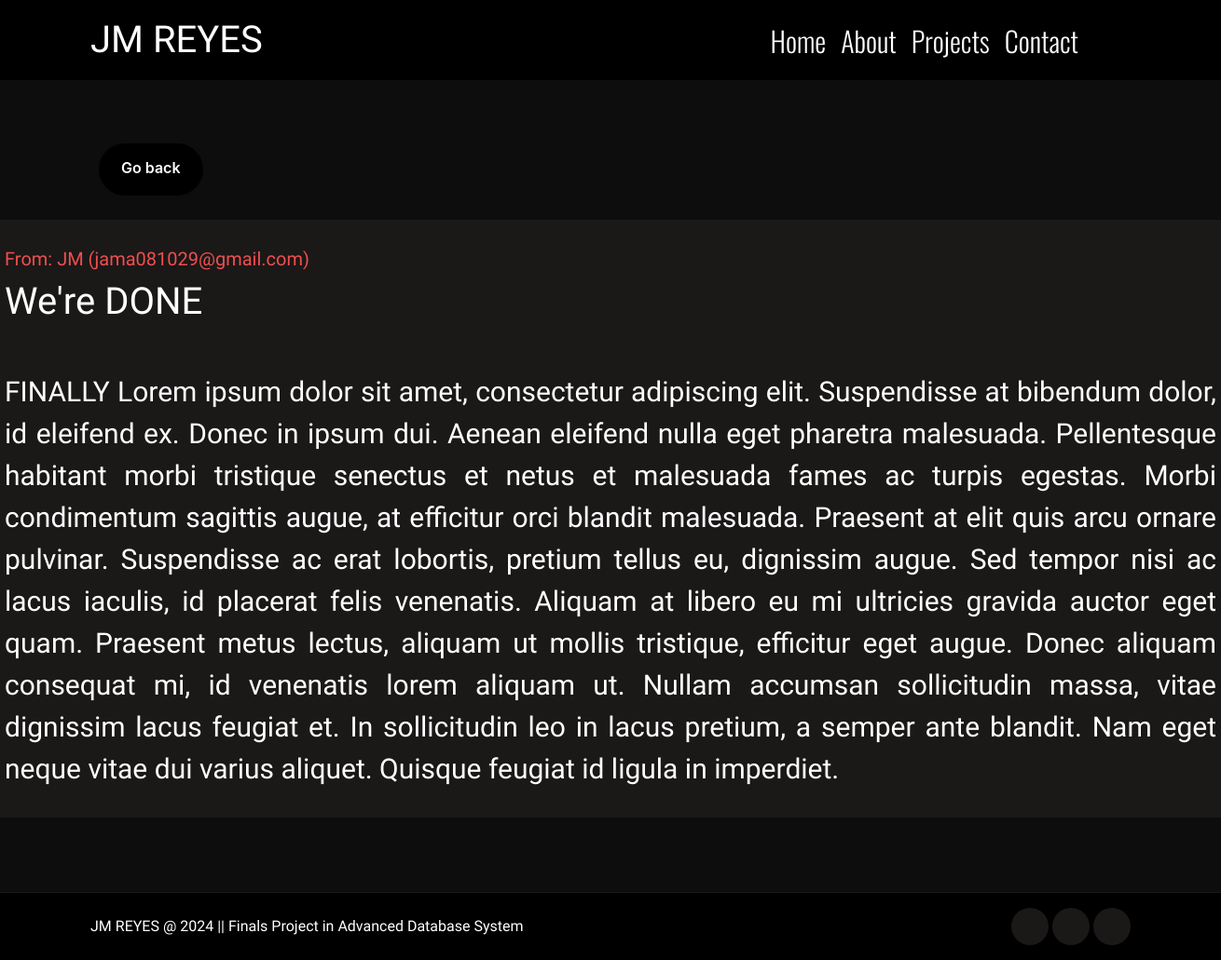
Page /message-content.php?messageid=11 (signed in) on the committed database.
### tables this page shows
CREATE TABLE `contact` (
  `contact_ID` int(11) NOT NULL,
  `user_ID` int(11) DEFAULT NULL,
  `c_name` varchar(255) NOT NULL,
  `c_email` varchar(255) NOT NULL,
  `c_subject` varchar(255) NOT NULL,
  `c_message` text NOT NULL
);

### message-content.php (the view, shortened to what this page needs)
<?php
include('connect.php');
if (isset($_GET['messageid'])) {
    $id = $_GET['messageid'];
    $sql = "SELECT * FROM `contact` WHERE contact_ID = ?";
    $stmt = $con->prepare($sql);
    $stmt->bind_param("i", $id);
    $stmt->execute();
    $result = $stmt->get_result();
    $row = $result->fetch_assoc();
    $dis_name = $row['c_name'];
    $dis_email = $row['c_email'];
    $dis_subject = $row['c_subject'];
    $dis_content = $row['c_message'];
}
?>
<!DOCTYPE html>
<html lang="en">
<head>
    <link href="https://cdn.jsdelivr.net/npm/bootstrap@5.3.3/dist/css/bootstrap.min.css" rel="stylesheet"
 />
    <link href="https://unpkg.com/aos@2.3.1/dist/aos.css" rel="stylesheet" />
    <link rel="stylesheet"
        href="https://maxst.icons8.com/vue-static/landings/line-awesome/font-awesome-line-awesome/css/all.min.css" />
    <link rel="stylesheet"
        href="https://maxst.icons8.com/vue-static/landings/line-awesome/line-awesome/1.3.0/css/line-awesome.min.css" />
    <link rel="stylesheet" href="./assets/css/style.css" />
</head>
<body data-bs-spy="scroll" data-bs-target=".navbar">
    <nav class="navbar navbar-expand-lg navbar-dark fixed-top">
        <div class="container fluid mx-lg-auto">
            <a class="navbar-brand navbar-font" href="index.php">
                <span class="name-logo"><i class="las la-cat"></i> JM REYES</span></a>
            <div class="collapse navbar-collapse navbar-font" id="navbarNav">
                <ul class="navbar-nav">
                    <li class="nav-item">
                        <a class="nav-link" aria-current="page" href="index.php#home">Home</a>
                    </li>
                    <li class="nav-item">
                        <a class="nav-link" aria-current="page" href="index.php#about">About</a>
                    </li>
                    <li class="nav-item">
                        <a class="nav-link" aria-current="page" href="index.php#projects">Projects</a>
                    </li>
                    <li class="nav-item">
                        <a class="nav-link" aria-current="page" href="index.php#contact">Contact</a>
                    </li>
                    <li class="nav-item">
                        <a class="nav-link" aria-current="page" href="settings.php"><i class="las la-cog"></i></a>
                    </li>
                    <li class="nav-item">
                        <a class="nav-link active cog-active" aria-current="page" href="messages.php"></a>
                    </li>
                    <li class="nav-item">
                        <a class="nav-link" aria-current="page" href="logout.php"></i></a>
                    </li>
                </ul>
            </div>
        </div>
    </nav>
    <section id="settings" class="full-height px-lg-5">
        <div class="container mt-5 p-md-4">
            <div class="go-back">
                <a href="messages.php" class="button-27">Go back</a>
            </div>
        </div>
        <div class="d-flex justify-content-center message-content-control">
        <div class="d-flex justify-content-center" style="margin-left: 250px; margin-right: 250px;">
            <div class="message-control">
              <?php
              echo'
              <div>
                    <h4 style="font-size: 20px; margin: 30px; margin-bottom: 0; color: #ef4f4f;">From: '.$dis_name.' ('.$dis_email.')</h4>
                </div>
                <div class="col-12">
                    <h4 style="font-size: 40px; margin: 30px; margin-top: 10px;">'.$dis_subject.'</h4>
                </div>
                <div class="col-12">
                    <p style="font-size: 30px; margin: 30px; margin-top: 50px;">'.$dis_content.'</p>
                </div>
              ';
              ?>
            </div>
        </div>
        </div>
    </section>
    <footer class="py-5 p-lg-3">
        <div class="container">
            <div class="row gy-4 justify-content-between">
                <div class="col-auto">
                    <p class="mb-0 mt-2">
                        JM REYES @ 2024 || Finals Project in Advanced Database System
                    </p>
                </div>
                <div class="col-auto">
                    <div class="social-icons">
                        <a href="https://www.facebook.com/KuddliestDudeYouHaveEverKnown" target="_blank"></a>
                        <a href="https://www.instagram.com/itzjmbruhhh/" target="_blank"></a>
                        <a href="https://github.com/JMReyes1014" target="_blank"><i class="lab la-github"></i></a>
                    </div>
                </div>
            </div>
        </div>
    </footer>
</body>
</html>

### assets/css/style.css (style rules this page uses)
:root { --color-body: #ffffff; --color-base: #0e0d0d; --color-base1: #1b1818; --color-base2: #000000; --color-brand2: #ff3131; --color-brand: #ef4f4f; --font-base: "Belleza"; --font-base2: "Oswald"; }
body { background-color: var(--color-base); color: var(--color-body); font-family: var(--font-base); }
h1, h2, h3, h4, h5, h6 { color: var(--color-body); font-weight: 300; }
.full-height { min-height: 100vh; height: 100%; display: flex; flex-direction: column; justify-content: center; padding-top: 80px; padding-bottom: 80px; border-bottom: 1px solid var(--color-base1); }
.name-logo { font-size: 40px; }
a { text-decoration: none; color: var(--color-body); transition: all 0.4s ease; font-family: var(--font-base); }
.navbar { background-color: var(--color-base2); }
.navbar-font { font-size: 30px; }
.navbar-nav { margin-left: auto; }
.navbar .nav-link { text-decoration: none; color: var(--color-body); transition: all 0.4 ease; font-family: var(--font-base2); font-weight: 300; }
.navbar .nav-link.active { color: var(--color-brand); }
.cog-active { pointer-events: none; }
.button-27 { appearance: none; background-color: var(--color-base2); border: 2px solid var(--color-base); border-radius: 15px; box-sizing: border-box; color: #FFFFFF; cursor: pointer; display: inline-block; font-family: Roobert,-apple-system,BlinkMacSystemFont,"Segoe UI",Helvetica,Arial,sans-serif,"Apple Color Emoji","Segoe UI Emoji","Segoe UI Symbol"; font-size: 16px; font-weight: 600; line-height: normal; margin: 0; margin-left: 50px; min-height: 60px; min-width: 0; outline: none; padding: 16px 24px; text-align: center; text-decoration: none; transition: all 300ms cubic-bezier(.23, 1, 0.32, 1); user-select: none; -webkit-user-select: none; touch-action: manipulation; width: 220px; will-change: transform; }
.go-back { margin-left: -5%; }
.go-back .button-27 { width: auto; border-radius: 50px; }
footer { background-color: var(--color-base2); }
.message-control { background-color: var(--color-base1); border-color: var(--color-base1); color: var(--color-body); min-height: auto; min-width: 1400px; border-radius: 10px; padding: 0 20px; text-align: justify; }
.message-content-control { margin-left: 250px; margin-right: 250px; }
.social-icons a { width: 40px; height: 40px; display: inline-flex; align-items: center; justify-content: center; background-color: var(--color-base1); color: var(--color-body); border-radius: 100px; font-size: 24px; }

### rows in the picture
contact: c_name "JM", c_email "jama081029@gmail.com", c_subject "We're DONE", c_message "FINALLY Lorem ipsum dolor sit amet, consectetur adipiscing elit. Suspendisse at bibendum dolor, id eleifend ex. Donec in ipsum dui. Aenean eleifend nulla eget pharetra malesuada. Pellentesque habitant morbi tristique senectus et netus et malesuada fames ac turpis egestas. Morbi condimentum sagittis augue, at efficitur orci blandit malesuada. Praesent at elit quis arcu ornare pulvinar. Suspendisse ac erat lobortis, pretium tellus eu, dignissim augue. Sed tempor nisi ac lacus iaculis, id placerat felis venenatis. Aliquam at libero eu mi ultricies gravida auctor eget quam. Praesent metus lectus, aliquam ut mollis tristique, efficitur eget augue. Donec aliquam consequat mi, id venenatis lorem…"
